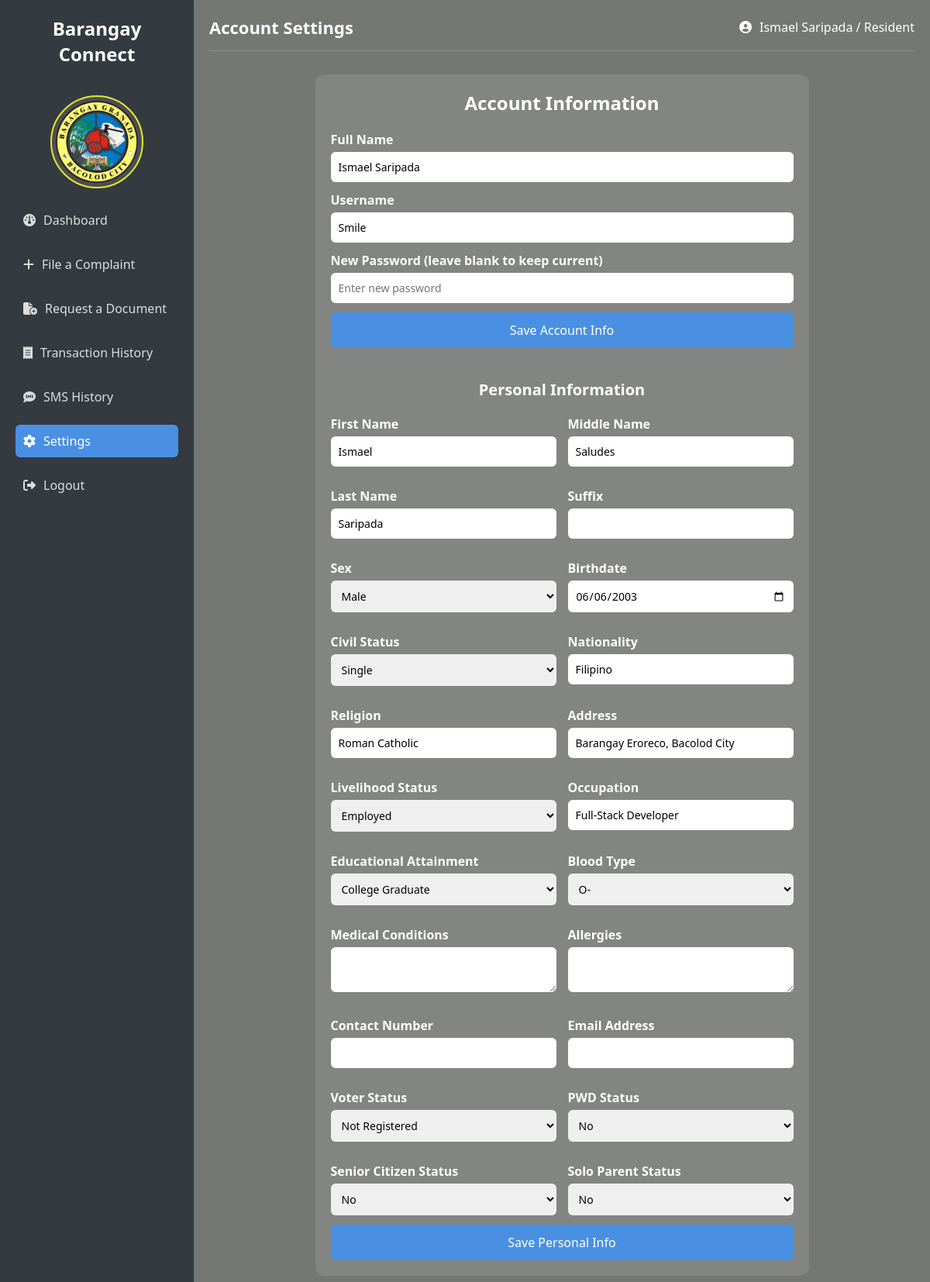
The page /residents/account_settings.php (signed in) on the database its author committed.
### tables this page shows
CREATE TABLE `residents_profile` (
  `resident_id` varchar(20) NOT NULL,
  `user_id` varchar(20) NOT NULL,
  `first_name` varchar(50) NOT NULL,
  `middle_name` varchar(50) DEFAULT NULL,
  `last_name` varchar(50) NOT NULL,
  `suffix` varchar(10) DEFAULT NULL,
  `sex` enum('Male','Female') DEFAULT NULL,
  `birthdate` date NOT NULL,
  `age` int(11) GENERATED ALWAYS AS (timestampdiff(YEAR,`birthdate`,curdate())) VIRTUAL,
  `civil_status` enum('Single','Married','Widowed','Separated') DEFAULT NULL,
  `nationality` varchar(50) DEFAULT NULL,
  `religion` varchar(50) DEFAULT NULL,
  `address` varchar(255) DEFAULT NULL,
  `livelihood_status` varchar(50) DEFAULT NULL,
  `occupation` varchar(100) DEFAULT NULL,
  `educational_attainment` varchar(100) DEFAULT NULL,
  `blood_type` varchar(5) DEFAULT NULL,
  `medical_conditions` text DEFAULT NULL,
  `allergies` text DEFAULT NULL,
  `contact_number` varchar(20) DEFAULT NULL,
  `email_address` varchar(100) DEFAULT NULL,
  `voter_status` enum('Registered','Not Registered') DEFAULT NULL,
  `pwd_status` tinyint(1) DEFAULT 0,
  `senior_citizen_status` tinyint(1) DEFAULT 0,
  `solo_parent_status` tinyint(1) DEFAULT 0,
  `created_at` timestamp NOT NULL DEFAULT current_timestamp(),
  `updated_at` timestamp NOT NULL DEFAULT current_timestamp() ON UPDATE current_timestamp()
);

CREATE TABLE `users` (
  `user_id` varchar(20) NOT NULL,
  `fullname` varchar(100) NOT NULL,
  `username` varchar(100) NOT NULL,
  `password_hash` varchar(100) NOT NULL,
  `role` enum('Admin','Official','Resident') NOT NULL,
  `status` enum('active','inactive') NOT NULL,
  `date_registered` timestamp NOT NULL DEFAULT current_timestamp() ON UPDATE current_timestamp()
);

### residents/account_settings.php (the view, shortened to what this page needs)
<?php
require_once "../cons/config.php";
$user_id = $_SESSION["user_id"];
$query = "
    SELECT
        u.fullname, u.username, u.password_hash,
        r.*
    FROM users u
    LEFT JOIN residents_profile r ON u.user_id = r.user_id
    WHERE u.user_id = ?
";
$stmt = $conn->prepare($query);
$stmt->bind_param("s", $user_id);
$stmt->execute();
$result = $stmt->get_result();
$user = $result->fetch_assoc();
?>
<!DOCTYPE html>
<html lang="en">
<head>
<link rel="stylesheet" href="https://cdnjs.cloudflare.com/ajax/libs/font-awesome/6.5.0/css/all.min.css">
</head>
<body>
<div class="sidebar">
  <h2>Barangay Connect</h2><br>
  <img src="../assets/images/bg_logo.png">
  <ul>
    <li><a href="user_dashboard.php"><i class="fa-solid fa-gauge"></i> Dashboard</a></li>
    <li><a href="file_complaint.php"><i class="fa-solid fa-plus"></i> File a Complaint</a></li>
    <li><a href="request_document.php"><i class="fa-solid fa-file-circle-plus"></i> Request a Document</a></li>
    <li><a href="transaction_history.php"><i class="fa-solid fa-receipt"></i> Transaction History</a></li>
    <li><a href="user_sms.php"><i class="fa-solid fa-sms"></i> SMS History</a></li>
    <li><a href="account_settings.php" class="active"><i class="fa-solid fa-gear"></i> Settings</a></li>
    <li><a href="../logout.php" onclick="return confirm('Are you sure you want to log out?');"><i class="fa-solid fa-right-from-bracket"></i> Logout</a></li>
  </ul>
</div>
<div class="main-content">
  <div class="header">
    <h1>Account Settings</h1>
    <div class="user">
      <i class="fa-solid fa-user-circle"></i>
      <span><?php echo htmlspecialchars($_SESSION["fullname"]); ?> / Resident</span>
    </div>
  </div>
  <div class="settings-form">
  <h2>Account Information</h2>
  <form method="POST" action="account_settings.php">
    <label>Full Name</label>
    <input type="text" name="fullname"
           value="<?php echo htmlspecialchars($user['fullname']); ?>" required>
    <label>Username</label>
    <input type="text" name="username"
           value="<?php echo htmlspecialchars($user['username']); ?>" required>
    <label>New Password (leave blank to keep current)</label>
    <input type="password" name="password" placeholder="Enter new password">
    <button type="submit" name="save_account">Save Account Info</button>
  </form>
  <div class="section-title">Personal Information</div>
  <form method="POST" action="account_settings.php">
    <div class="grid">
      <div><label>First Name</label>
        <input type="text" name="first_name"
               value="<?php echo htmlspecialchars($user['first_name']); ?>">
      </div>
      <div><label>Middle Name</label>
        <input type="text" name="middle_name"
               value="<?php echo htmlspecialchars($user['middle_name']); ?>">
      </div>
      <div><label>Last Name</label>
        <input type="text" name="last_name"
               value="<?php echo htmlspecialchars($user['last_name']); ?>">
      </div>
      <div><label>Suffix</label>
        <input type="text" name="suffix"
               value="<?php echo htmlspecialchars($user['suffix']); ?>">
      </div>
      <div>
        <label>Sex</label>
        <select name="sex" required>
          <option value="Male" <?php echo ($user['sex'] === 'Male') ? 'selected' : ''; ?>>Male</option>
        </select>
      </div>
      <div>
        <label>Birthdate</label>
        <input type="date" name="birthdate"
               value="<?php echo htmlspecialchars($user['birthdate']); ?>">
      </div>
      <div>
        <label>Civil Status</label>
        <select name="civil_status" required>
          <?php
            $statuses = ['Single', 'Married', 'Widowed', 'Separated'];
            foreach ($statuses as $status) {
                $selected = ($user['civil_status'] === $status) ? 'selected' : '';
                echo "<option value=\"$status\" $selected>$status</option>";
            }
          ?>
        </select>
      </div>
      <div><label>Nationality</label>
        <input type="text" name="nationality"
               value="<?php echo htmlspecialchars($user['nationality']); ?>">
      </div>
      <div><label>Religion</label>
        <input type="text" name="religion"
               value="<?php echo htmlspecialchars($user['religion']); ?>">
      </div>
      <div>
  <label>Address</label>
  <input
    type="text"
    name="address"
    placeholder="House No., Street, Barangay, City/Municipality, Province"
    value="<?php echo htmlspecialchars($user['address'] ?? ''); ?>"
    required
  >
</div>
      <div>
        <label>Livelihood Status</label>
        <select name="livelihood_status" required>
          <?php
            $livelihood_options = ['Employed', 'Self-Employed', 'Unemployed', 'Student', 'Retired', 'Others'];
            foreach ($livelihood_options as $option) {
                $selected = ($user['livelihood_status'] === $option) ? 'selected' : '';
                echo "<option value=\"$option\" $selected>$option</option>";
            }
          ?>
        </select>
      </div>
      <div><label>Occupation</label>
        <input type="text" name="occupation"
               value="<?php echo htmlspecialchars($user['occupation']); ?>">
      </div>
      <div>
        <label>Educational Attainment</label>
        <select name="educational_attainment" required>
          <?php
            $education_levels = [
              'No Formal Education',
              'Elementary Level',
              'Elementary Graduate',
              'High School Level',
              'High School Graduate',
              'Vocational Course',
              'College Level',
              'College Undergraduate Level',
              'College Graduate',
              'Postgraduate / Master’s Degree',
              'Doctorate Degree'
            ];
            foreach ($education_levels as $level) {
                $selected = ($user['educational_attainment'] === $level) ? 'selected' : '';
                echo "<option value=\"$level\" $selected>$level</option>";
            }
          ?>
        </select>
      </div>
      <div>
        <label>Blood Type</label>
        <select name="blood_type">
          <?php
            $blood_types = ['A+', 'A-', 'B+', 'B-', 'AB+', 'AB-', 'O+', 'O-'];
            foreach ($blood_types as $type) {
                $selected = ($user['blood_type'] === $type) ? 'selected' : '';
                echo "<option value=\"$type\" $selected>$type</option>";
            }
          ?>
        </select>
      </div>
      <div>
        <label>Medical Conditions</label>
        <textarea name="medical_conditions" rows="2"><?php echo htmlspecialchars($user['medical_conditions']); ?></textarea>
      </div>
      <div>
        <label>Allergies</label>
        <textarea name="allergies" rows="2"><?php echo htmlspecialchars($user['allergies']); ?></textarea>
      </div>
      <div>
        <label>Contact Number</label>
        <input type="text" name="contact_number"
               value="<?php echo htmlspecialchars($user['contact_number']); ?>">
      </div>
      <div>
        <label>Email Address</label>
        <input type="email" name="email_address"
               value="<?php echo htmlspecialchars($user['email_address']); ?>">
      </div>
      <div>
        <label>Voter Status</label>
        <select name="voter_status">
          <option value="Not Registered" <?php echo ($user['voter_status'] === 'Not Registered') ? 'selected' : ''; ?>>Not Registered</option>
        </select>
      </div>
      <div>
        <label>PWD Status</label>
        <select name="pwd_status">
          <option value="0" <?php echo ($user['pwd_status'] == 0) ? 'selected' : ''; ?>>No</option>
        </select>
      </div>
      <div>
        <label>Senior Citizen Status</label>
        <select name="senior_citizen_status">
          <option value="0" <?php echo ($user['senior_citizen_status'] == 0) ? 'selected' : ''; ?>>No</option>
        </select>
      </div>
      <div>
        <label>Solo Parent Status</label>
        <select name="solo_parent_status">
          <option value="0" <?php echo ($user['solo_parent_status'] == 0) ? 'selected' : ''; ?>>No</option>
        </select>
      </div>
    </div>
    <button type="submit" name="save_personal">Save Personal Info</button>
  </form>
</div>
</div>
</body>
</html>

### rows shown on the page
residents_profile: fullname "Ismael Saripada", username "Smile", first_name "Ismael", middle_name "Saludes", last_name "Saripada", sex "Male", birthdate "06/06/2003", nationality "Filipino", religion "Roman Catholic", address "Barangay Eroreco, Bacolod City", occupation "Full-Stack Developer", voter_status "Not Registered", pwd_status "No", senior_citizen_status "No", solo_parent_status "No"

### other values the page prints
$_SESSION["fullname"] "Ismael Saripada"
form field civil_status "Single"
form field livelihood_status "Employed"
form field educational_attainment "College Graduate"
form field blood_type "O-"
